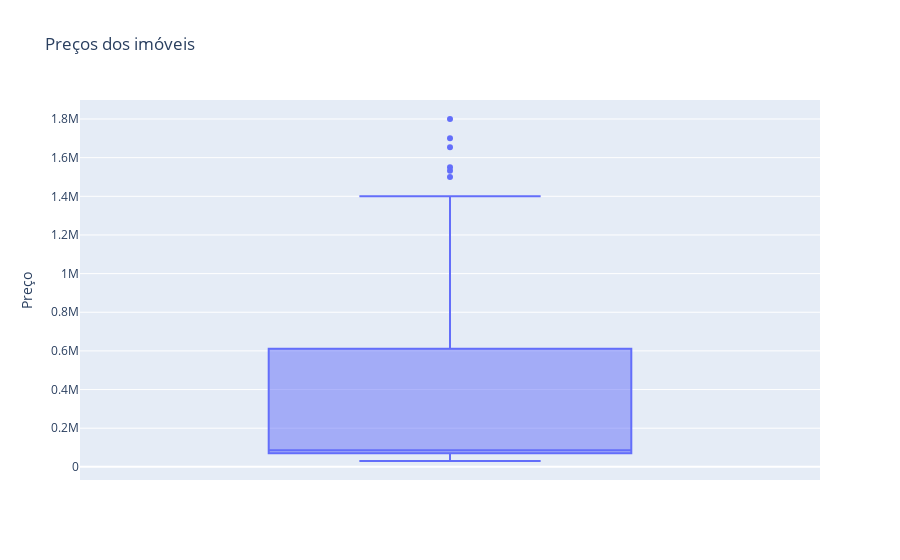

The notebook cell this image was saved under:
### Markdown cell above
## 4. Visualização

### Code cell
box_price = px.box(
    df,
    y = 'price',
    title = 'Preços dos imóveis',
)

box_price.update_layout(
    yaxis_title = 'Preço'
)

box_price.show()

### Figure 1 — Plotly figure (JSON) as saved in the notebook; plotly's stock layout.template omitted (floating-point values rounded to 4 significant figures; data arrays with more than 128 entries replaced by an {"elided": "..."} marker saying what was removed)
{"data": [{"alignmentgroup": "True", "hovertemplate": "price=%{y}<extra></extra>", "legendgroup": "", "marker": {"color": "#636efa"}, "name": "", "notched": false, "offsetgroup": "", "orientation": "v", "showlegend": false, "type": "box", "x0": " ", "xaxis": "x", "y": {"elided": "328 float values"}, "y0": " ", "yaxis": "y"}], "layout": {"boxmode": "group", "legend": {"tracegroupgap": 0}, "title": {"text": "Preços dos imóveis"}, "xaxis": {"anchor": "y", "domain": [0, 1]}, "yaxis": {"anchor": "x", "domain": [0, 1], "title": {"text": "Preço"}}}}
